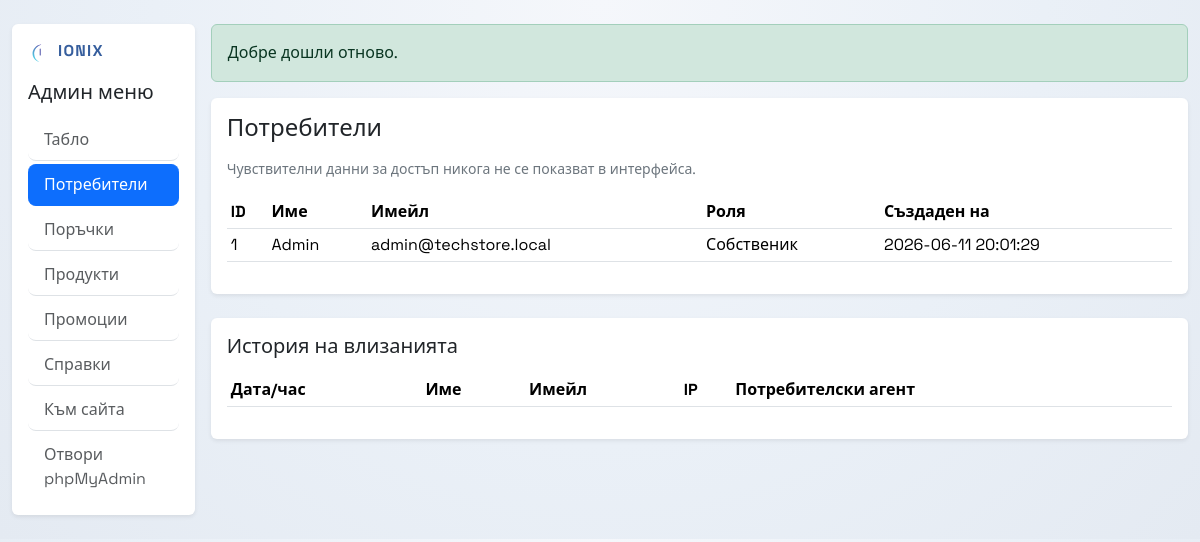
/admin-users.php (signed in), run on the app's committed database.
### tables this page shows
CREATE TABLE IF NOT EXISTS users (
  id INT UNSIGNED AUTO_INCREMENT PRIMARY KEY,
  full_name VARCHAR(120) NOT NULL,
  email VARCHAR(190) NOT NULL UNIQUE,
  password_hash VARCHAR(255) NOT NULL,
  is_admin TINYINT(1) NOT NULL DEFAULT 0,
  is_owner TINYINT(1) NOT NULL DEFAULT 0,
  created_at TIMESTAMP NOT NULL DEFAULT CURRENT_TIMESTAMP
);

### Be/config/database.php (called while the page is built, shortened)
<?php
function db(): PDO
{
    static $pdo = null;
    static $schemaEnsured = false;
    if ($pdo instanceof PDO) {
        return $pdo;
    }
    $host = getenv('DB_HOST') ?: '127.0.0.1';
    $port = getenv('DB_PORT') ?: '3306';
    $name = getenv('DB_NAME') ?: 'project_app';
    $user = getenv('DB_USER') ?: 'root';
    $pass = getenv('DB_PASS') ?: '';
    try {
        $pdo = connect_with_fallback($host, $port, $name, $user, $pass);
    } catch (PDOException $e) {
        render_db_unavailable();
        exit;
    }
    if (!$schemaEnsured) {
        ensure_schema($pdo);
    }
    return $pdo;
}
function connect_with_fallback(string $host, string $port, string $name, string $user, string $pass): PDO
{
    try {
        return connect_pdo($host, $port, $name, $user, $pass);
    } catch (PDOException $e) {
        $errorCode = (int)($e->errorInfo[1] ?? 0);
        if ($errorCode === 2002 && $host === '127.0.0.1') {
            try {
                return connect_pdo('localhost', $port, $name, $user, $pass);
            } catch (PDOException $fallbackError) {
                throw $fallbackError;
            }
        }
        if ($errorCode !== 1049) {
            throw $e;
        }
        $serverPdo = connect_pdo($host, $port, null, $user, $pass);
        $serverPdo->exec("CREATE DATABASE IF NOT EXISTS `{$name}` CHARACTER SET utf8mb4 COLLATE utf8mb4_unicode_ci");
        return connect_pdo($host, $port, $name, $user, $pass);
    }
}
function connect_pdo(string $host, string $port, ?string $dbName, string $user, string $pass): PDO
{
    $dsn = "mysql:host={$host};port={$port};charset=utf8mb4";
    if ($dbName) {
        $dsn = "mysql:host={$host};port={$port};dbname={$dbName};charset=utf8mb4";
    }
    return new PDO($dsn, $user, $pass, [
        PDO::ATTR_ERRMODE => PDO::ERRMODE_EXCEPTION,
        PDO::ATTR_DEFAULT_FETCH_MODE => PDO::FETCH_ASSOC,
    ]);
}
function ensure_schema(PDO $pdo): void
{
    $stmt = $pdo->query("SHOW TABLES LIKE 'users'");
    $usersTableExists = (bool)$stmt->fetchColumn();
    $columnStmt = $pdo->query("SHOW COLUMNS FROM users LIKE 'is_admin'");
    $hasAdminColumn = (bool)$columnStmt->fetchColumn();
    if (!column_exists($pdo, 'users', 'is_owner')) {
        $pdo->exec('ALTER TABLE users ADD COLUMN is_owner TINYINT(1) NOT NULL DEFAULT 0 AFTER is_admin');
    }
    $pdo->exec('
        CREATE TABLE IF NOT EXISTS user_logins (
          id INT UNSIGNED AUTO_INCREMENT PRIMARY KEY,
          user_id INT UNSIGNED NOT NULL,
          logged_in_at TIMESTAMP NOT NULL DEFAULT CURRENT_TIMESTAMP,
          ip_address VARCHAR(45) NULL,
          user_agent VARCHAR(255) NULL,
          CONSTRAINT fk_user_logins_user
            FOREIGN KEY (user_id) REFERENCES users(id)
            ON DELETE CASCADE
        )
    ');
    $pdo->exec('
        CREATE TABLE IF NOT EXISTS products (
          id INT UNSIGNED AUTO_INCREMENT PRIMARY KEY,
          name VARCHAR(150) NOT NULL,
          category VARCHAR(80) NOT NULL DEFAULT \'Components\',
          description TEXT NOT NULL,
          image_url VARCHAR(600) NOT NULL DEFAULT \'\',
          price DECIMAL(10,2) NOT NULL,
          stock INT UNSIGNED NOT NULL DEFAULT 0,
          created_at TIMESTAMP NOT NULL DEFAULT CURRENT_TIMESTAMP
        )
    ');
    $pdo->exec('
        CREATE TABLE IF NOT EXISTS orders (
          id INT UNSIGNED AUTO_INCREMENT PRIMARY KEY,
          user_id INT UNSIGNED NULL,
          guest_name VARCHAR(120) NOT NULL,
          guest_email VARCHAR(190) NOT NULL,
          guest_phone VARCHAR(40) NOT NULL,
          guest_address VARCHAR(255) NOT NULL,
          total_amount DECIMAL(10,2) NOT NULL,
          created_at TIMESTAMP NOT NULL DEFAULT CURRENT_TIMESTAMP,
          CONSTRAINT fk_orders_user
            FOREIGN KEY (user_id) REFERENCES users(id)
            ON DELETE SET NULL
        )
    ');
    $pdo->exec('
        CREATE TABLE IF NOT EXISTS order_items (
          id INT UNSIGNED AUTO_INCREMENT PRIMARY KEY,
          order_id INT UNSIGNED NOT NULL,
          product_id INT UNSIGNED NOT NULL,
          quantity INT UNSIGNED NOT NULL,
          unit_price DECIMAL(10,2) NOT NULL,
          CONSTRAINT fk_order_items_order
            FOREIGN KEY (order_id) REFERENCES orders(id)
            ON DELETE CASCADE,
          CONSTRAINT fk_order_items_product
            FOREIGN KEY (product_id) REFERENCES products(id)
            ON DELETE RESTRICT
        )
    ');
    $pdo->exec('
        CREATE TABLE IF NOT EXISTS product_highlights (
          id INT UNSIGNED AUTO_INCREMENT PRIMARY KEY,
          product_id INT UNSIGNED NOT NULL,
          highlight_type ENUM(\'weekly\', \'weekend\') NOT NULL,
          discount_percent DECIMAL(5,2) NOT NULL DEFAULT 0.00,
          label VARCHAR(120) NOT NULL DEFAULT \'\',
          is_active TINYINT(1) NOT NULL DEFAULT 1,
          created_at TIMESTAMP NOT NULL DEFAULT CURRENT_TIMESTAMP,
          CONSTRAINT fk_highlights_product
            FOREIGN KEY (product_id) REFERENCES products(id)
            ON DELETE CASCADE,
          UNIQUE KEY uniq_highlight_product_type (product_id, highlight_type)
        )
    ');
    $pdo->exec('
        CREATE TABLE IF NOT EXISTS app_settings (
          setting_key VARCHAR(120) PRIMARY KEY,
          setting_value TEXT NOT NULL
        )
    ');
    ensure_orders_upgrade($pdo);
    ensure_products_upgrade($pdo);
    seed_defaults($pdo);
}
function ensure_orders_upgrade(PDO $pdo): void
{
    if (!column_exists($pdo, 'orders', 'guest_name')) {
        $pdo->exec("ALTER TABLE orders ADD COLUMN guest_name VARCHAR(120) NOT NULL DEFAULT '' AFTER user_id");
    }
    if (!column_exists($pdo, 'orders', 'guest_email')) {
        $pdo->exec("ALTER TABLE orders ADD COLUMN guest_email VARCHAR(190) NOT NULL DEFAULT '' AFTER guest_name");
    }
    if (!column_exists($pdo, 'orders', 'guest_phone')) {
        $pdo->exec("ALTER TABLE orders ADD COLUMN guest_phone VARCHAR(40) NOT NULL DEFAULT '' AFTER guest_email");
    }
    if (!column_exists($pdo, 'orders', 'guest_address')) {
        $pdo->exec("ALTER TABLE orders ADD COLUMN guest_address VARCHAR(255) NOT NULL DEFAULT '' AFTER guest_phone");
    }
}
function ensure_products_upgrade(PDO $pdo): void
{
    if (!column_exists($pdo, 'products', 'category')) {
        $pdo->exec("ALTER TABLE products ADD COLUMN category VARCHAR(80) NOT NULL DEFAULT 'Components' AFTER name");
    }
    if (!column_exists($pdo, 'products', 'image_url')) {
        $pdo->exec("ALTER TABLE products ADD COLUMN image_url VARCHAR(600) NOT NULL DEFAULT '' AFTER description");
    }
}
function column_exists(PDO $pdo, string $table, string $column): bool
{
    $stmt = $pdo->prepare('
        SELECT COUNT(*)
        FROM information_schema.COLUMNS
        WHERE TABLE_SCHEMA = DATABASE()
          AND TABLE_NAME = :table_name
          AND COLUMN_NAME = :column_name
    ');
    $stmt->execute([
        'table_name' => $table,
        'column_name' => $column,
    ]);
    return (int)$stmt->fetchColumn() > 0;
}
function seed_defaults(PDO $pdo): void
{
    $pdo->exec("
        INSERT INTO users (full_name, email, password_hash, is_admin, is_owner)
        SELECT 'Admin', 'admin@techstore.local', '\$2y\$10\$aKHKePxcxF39lgG9VBIFY.oUkEuTyq.x9EJWPKAi9huGzcEfOE97.', 1, 1
        WHERE NOT EXISTS (
          SELECT 1 FROM users WHERE email = 'admin@techstore.local'
        )
    ");
    $pdo->exec("UPDATE users SET is_owner = 1, is_admin = 1 WHERE email = 'admin@techstore.local'");
    $catalogVersion = '2026-04-18-storefront-v4';
    if (app_setting($pdo, 'catalog_version') !== $catalogVersion) {
        sync_catalog_products($pdo, default_catalog_products());
        sync_catalog_highlights($pdo, default_catalog_highlights());
    }
}
function app_setting(PDO $pdo, string $key): ?string
{
    $stmt = $pdo->prepare('SELECT setting_value FROM app_settings WHERE setting_key = :setting_key LIMIT 1');
    $stmt->execute(['setting_key' => $key]);
    $value = $stmt->fetchColumn();
    return $value === false ? null : (string)$value;
}
function set_app_setting(PDO $pdo, string $key, string $value): void
{
    $stmt = $pdo->prepare('
        INSERT INTO app_settings (setting_key, setting_value)
        VALUES (:setting_key, :setting_value)
        ON DUPLICATE KEY UPDATE setting_value = VALUES(setting_value)
    ');
}
function sync_catalog_products(PDO $pdo, array $products): void
{
    $findStmt = $pdo->prepare('SELECT id FROM products WHERE name = :name LIMIT 1');
    $insertStmt = $pdo->prepare('
        INSERT INTO products (name, category, description, image_url, price, stock)
        VALUES (:name, :category, :description, :image_url, :price, :stock)
    ');
    $updateStmt = $pdo->prepare('
        UPDATE products
        SET category = :category,
            description = :description,
            image_url = :image_url,
            price = :price,
            stock = :stock
        WHERE id = :id
    ');
    foreach ($products as $product) {
        $findStmt->execute(['name' => $product['name']]);
        $existingId = (int)$findStmt->fetchColumn();
        if ($existingId > 0) {
            $updateStmt->execute([
                'id' => $existingId,
                'category' => $product['category'],
                'description' => $product['description'],
                'image_url' => $product['image_url'],
                'price' => $product['price'],
                'stock' => $product['stock'],
            ]);
            continue;
        }
        $insertStmt->execute([
            'name' => $product['name'],
            'category' => $product['category'],
            'description' => $product['description'],
            'image_url' => $product['image_url'],
            'price' => $product['price'],
            'stock' => $product['stock'],
        ]);
    }
}
function sync_catalog_highlights(PDO $pdo, array $highlights): void
{
    $pdo->exec('DELETE FROM product_highlights');
    $stmt = $pdo->prepare('
        INSERT INTO product_highlights (product_id, highlight_type, discount_percent, label, is_active)
        SELECT id, :highlight_type, :discount_percent, :label, 1
        FROM products
        WHERE name = :name
        LIMIT 1
        ON DUPLICATE KEY UPDATE
          discount_percent = VALUES(discount_percent),
          label = VALUES(label),
          is_active = VALUES(is_active)
    ');
    foreach ($highlights as $highlight) {
        $stmt->execute([
            'name' => $highlight['name'],
            'highlight_type' => $highlight['highlight_type'],
            'discount_percent' => $highlight['discount_percent'],
            'label' => $highlight['label'],
        ]);
    }
}
function default_catalog_products(): array
{
    $nvidia4070Image = 'https://www.nvidia.com/content/dam/en-zz/Solutions/geforce/news/geforce-rtx-4070/geforce-rtx-4070-newsfeed.png';
    $nvidia4060Image = 'https://www.nvidia.com/content/dam/en-zz/Solutions/geforce/ada/rtx-4060-4060ti/geforce-rtx-4060-ti-og-1200x630.jpg';
    $amdGpuImage = 'https://www.amd.com/content/dam/amd/en/images/products/graphics/2648997-amd-radeon-7800xt.jpg';
    $amdCpuImage = 'https://www.amd.com/content/dam/amd/en/images/products/processors/ryzen/2505503-ryzen-7-7800x3d-og.jpg';
    $intelCpuImage = 'https://c1.neweggimages.com/ProductImage/19-118-466-04.jpg';
    $asusBoardImage = 'https://c1.neweggimages.com/ProductImage/13-119-672-04.png';
    $msiBoardImage = 'https://c1.neweggimages.com/ProductImage/13-144-567-17.png';
    $corsairMemoryImage = 'https://c1.neweggimages.com/ProductImage/20-236-941-08.jpg';
    $gskillMemoryImage = 'https://c1.neweggimages.com/ProductImage/20-374-445-11.png';
    $samsungSsdImage = 'https://images.samsung.com/is/image/samsung/p6pim/us/mz-v9p1t0b-am/gallery/us-nvme-ssd-mz-v9p1t0b-am-----pro---tb-ssd-nvme--m---black-551141121?$PD_GALLERY_PNG$';
    $wdSsdImage = 'https://www.sandisk.com/content/dam/sandisk/en-us/assets/products/internal-storage/wd-black-sn850x-nvme-ssd/gallery/wd-black-sn850x-nvme-ssd-front.png';
    $corsairPsuImage = 'https://c1.neweggimages.com/ProductImage/17-139-336-06.png';
    $nzxtCaseImage = 'https://nzxt.com/cdn/shop/files/h7-flow-hero-white.png?v=1762528078&width=2048';
}
function default_catalog_highlights(): array
{
    return [
        ['name' => 'NVIDIA GeForce RTX 4070 SUPER', 'highlight_type' => 'weekly', 'discount_percent' => 0.0, 'label' => 'Избор на седмицата'],
        ['name' => 'AMD Ryzen 7 7800X3D', 'highlight_type' => 'weekly', 'discount_percent' => 0.0, 'label' => 'Топ процесор'],
        ['name' => 'ASUS TUF B650-PLUS WIFI', 'highlight_type' => 'weekly', 'discount_percent' => 0.0, 'label' => 'Най-търсен'],
        ['name' => 'WD Black SN850X 2TB', 'highlight_type' => 'weekly', 'discount_percent' => 0.0, 'label' => 'Бърз избор'],
        ['name' => 'Samsung 990 PRO 2TB', 'highlight_type' => 'weekend', 'discount_percent' => 15.0, 'label' => 'Уикенд оферта'],
        ['name' => 'Corsair Vengeance 64GB DDR5', 'highlight_type' => 'weekend', 'discount_percent' => 12.0, 'label' => 'Уикенд оферта'],
        ['name' => 'NVIDIA GeForce RTX 4060 Ti', 'highlight_type' => 'weekend', 'discount_percent' => 10.0, 'label' => 'Уикенд оферта'],
        ['name' => 'NZXT H6 Flow RGB Case', 'highlight_type' => 'weekend', 'discount_percent' => 8.0, 'label' => 'Уикенд оферта'],
    ];
}

### Be/includes/auth.php (called while the page is built, shortened)
<?php
require_once __DIR__ . '/../config/database.php';
function current_user(): ?array
{
    return $_SESSION['user'] ?? null;
}
function is_owner(): bool
{
    $user = current_user();
    return (bool)($user['is_owner'] ?? false);
}

### admin-users.php (the view, shortened to what this page needs)
<?php
require_once __DIR__ . '/Be/includes/auth.php';
require_once __DIR__ . '/Be/includes/admin-shell.php';
$maskEmail = static function (string $email): string {
    if (strpos($email, '@') === false) {
        return 'hidden';
    }
    [$namePart, $domainPart] = explode('@', $email, 2);
    $visible = substr($namePart, 0, 2);
    return $visible . str_repeat('*', max(1, strlen($namePart) - 2)) . '@' . $domainPart;
};
$users = db()->query('
    SELECT id, full_name, email, is_admin, is_owner, created_at
    FROM users
    ORDER BY id DESC
')->fetchAll();
?>
<div class="card border-0 shadow-sm mb-4">
    <div class="card-body">
        <h2 class="h4 mb-3">Потребители</h2>
        <p class="small text-secondary mb-3">Чувствителни данни за достъп никога не се показват в интерфейса.</p>
        <div class="table-responsive">
            <table class="table table-sm align-middle">
                <thead>
                <tr>
                    <th>ID</th>
                    <th>Име</th>
                    <th>Имейл</th>
                    <th>Роля</th>
                    <th>Създаден на</th>
                </tr>
                </thead>
                <tbody>
                <?php foreach ($users as $user): ?>
                    <tr>
                        <td><?= (int)$user['id'] ?></td>
                        <td><?= htmlspecialchars($user['full_name']) ?></td>
                        <td><?= htmlspecialchars(is_owner() ? $user['email'] : $maskEmail((string)$user['email'])) ?></td>
                        <td>
                            <?php if ((int)$user['is_owner'] === 1): ?>
                                Собственик
                            <?php elseif ((int)$user['is_admin'] === 1): ?>
                                Админ
                            <?php else: ?>
                                Потребител
                            <?php endif; ?>
                        </td>
                        <td><?= htmlspecialchars($user['created_at']) ?></td>
                    </tr>
                <?php endforeach; ?>
                </tbody>
            </table>
        </div>
    </div>
</div>
<div class="card border-0 shadow-sm">
    <div class="card-body">
        <h3 class="h5 mb-3">История на влизанията</h3>
        <div class="table-responsive">
            <table class="table table-sm align-middle">
                <thead>
                <tr>
                    <th>Дата/час</th>
                    <th>Име</th>
                    <th>Имейл</th>
                    <?php if (is_owner()): ?>
                        <th>IP</th>
                        <th>Потребителски агент</th>
                    <?php endif; ?>
                </tr>
                </thead>
            </table>
        </div>
    </div>
</div>

### data on the page
users: id "1", full_name "Admin", email "admin@techstore.local", is_owner "Собственик", created_at "2026-06-11 20:01:29"

### other printed values
site_wordmark_primary() "IONIX"
$item['label'] "Табло"
$item['label'] "Потребители"
$item['label'] "Поръчки"
$item['label'] "Продукти"
$item['label'] "Промоции"
$item['label'] "Справки"
$flashSuccess "Добре дошли отново."
